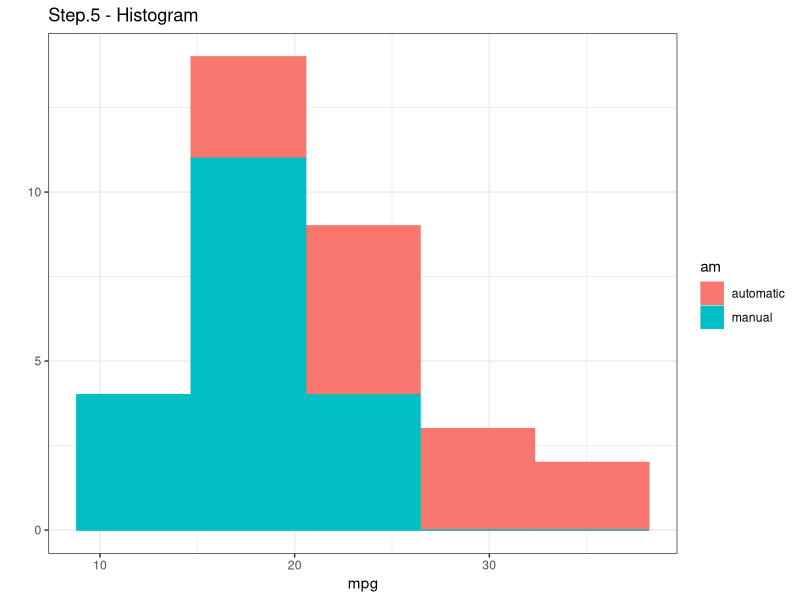
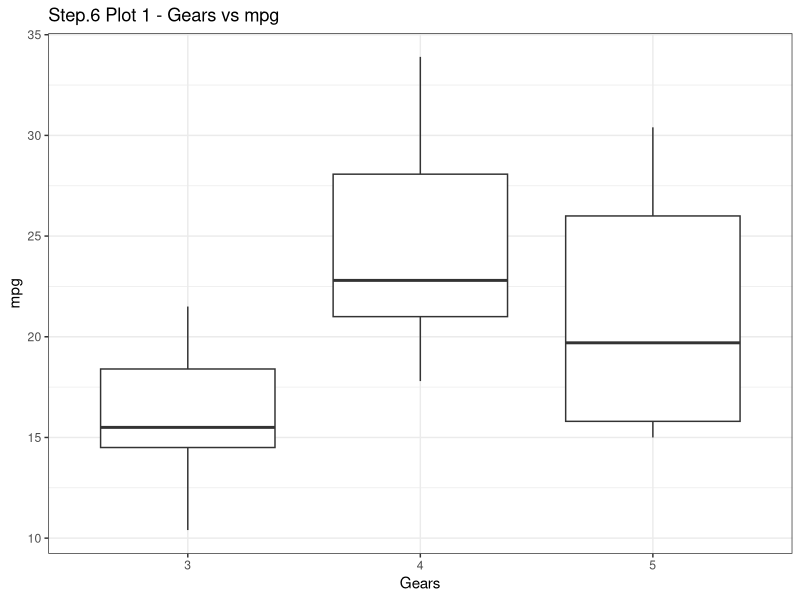
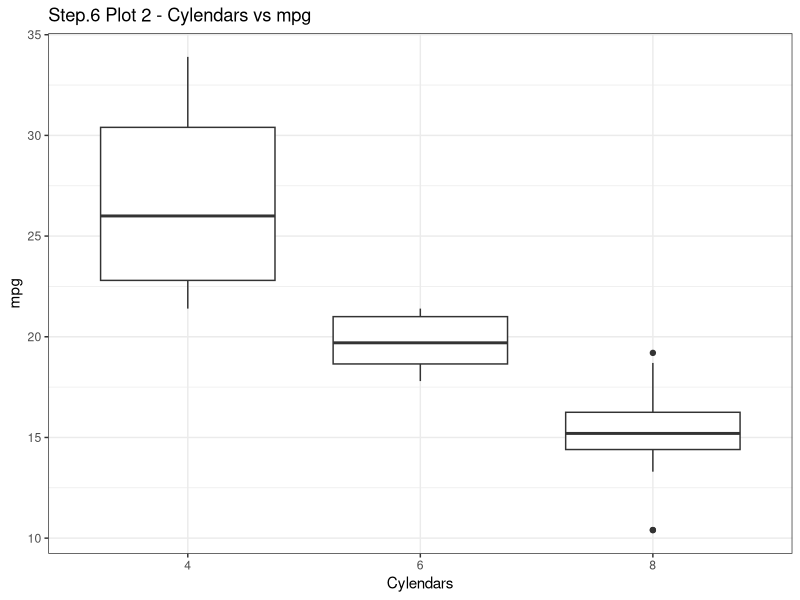
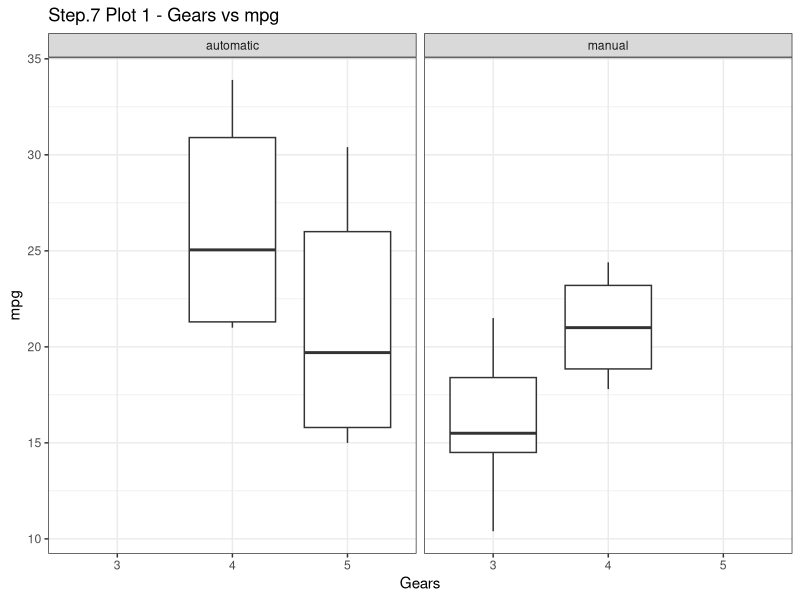
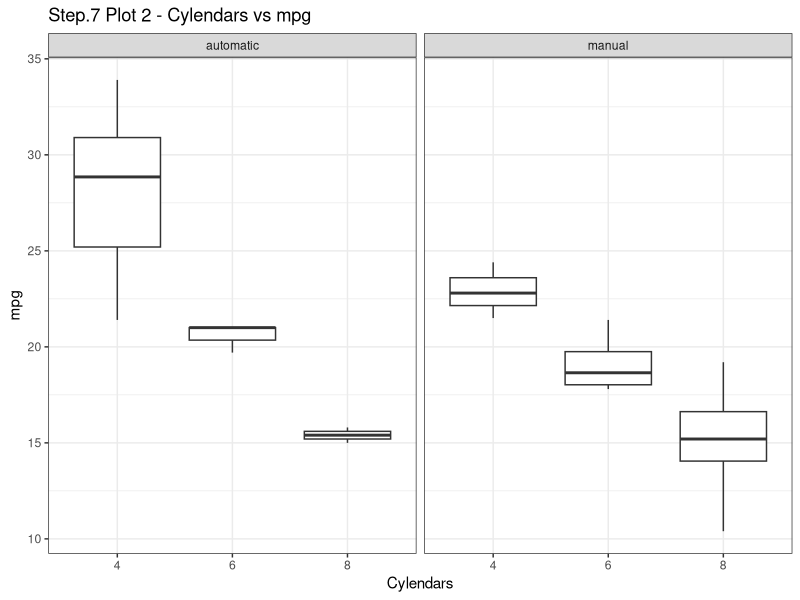
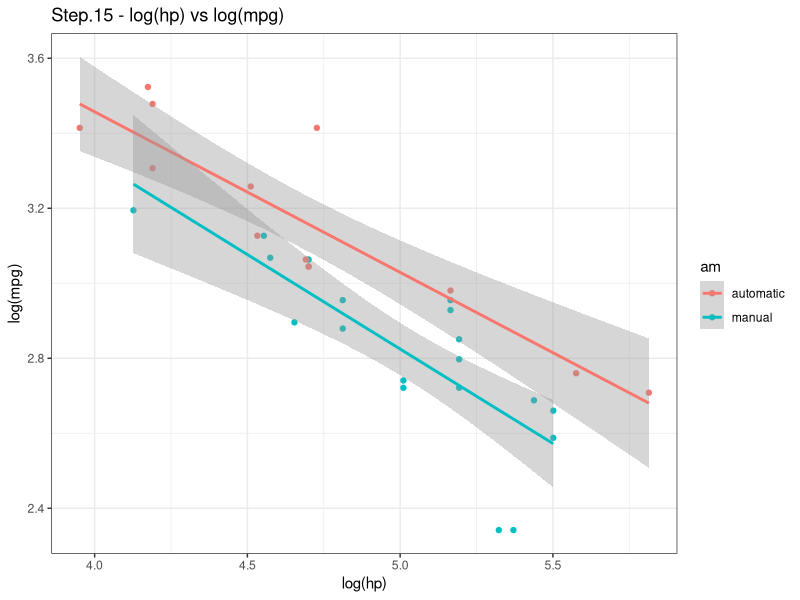
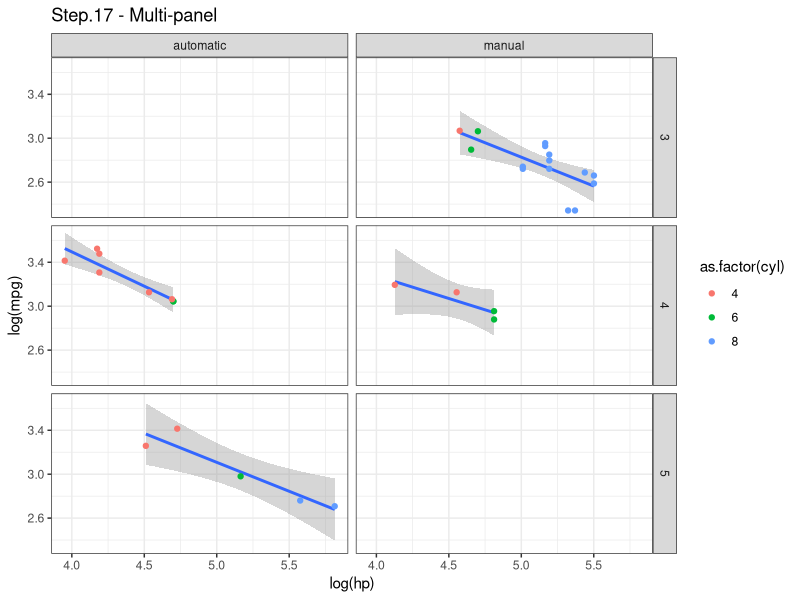

The R script that drew these images, in order:
#step 2
install.packages("ggplot2")
install.packages("grid")
#step 3
library(ggplot2)
data(mtcars)
#step 4
mtcars[mtcars$am==1,"am"] <- "automatic"
mtcars[mtcars$am==0,"am"] <- "manual"
#step 5
plot5=qplot(mpg, data=mtcars, geom="histogram", bins=5, fill=am, col=am,main="Step.5 - Histogram")+theme_bw()
#step 6
plot_6_1=qplot(as.factor(gear), mpg, data=mtcars, geom="boxplot",main="Step.6 Plot 1 - Gears vs mpg",xlab="Gears")+theme_bw()
plot_6_2=qplot(as.factor(cyl), mpg, data=mtcars, geom="boxplot",main="Step.6 Plot 2 - Cylendars vs mpg",xlab="Cylendars")+theme_bw()
#step 7
plot_7_1=qplot(as.factor(gear), mpg, data=mtcars, geom="boxplot",main="Step.7 Plot 1 - Gears vs mpg",xlab="Gears")+theme_bw()+facet_wrap(~am)
plot_7_2=qplot(as.factor(cyl), mpg, data=mtcars, geom="boxplot",main="Step.7 Plot 2 - Cylendars vs mpg",xlab="Cylendars")+theme_bw()+facet_wrap(~am)
#step 8
plot8=qplot(hp, mpg, data=mtcars, geom="point")+theme_bw()
#step 9
plot9=plot8+geom_smooth()
#step10
plot10=qplot(log(hp), log(mpg), data=mtcars)+geom_smooth()+theme_bw()
#step11
plot11=qplot(log(hp), log(mpg), data=mtcars)+geom_smooth(method="lm")+theme_bw()
#step 12
plot12=plot11+facet_wrap(~am)+theme_bw()
#step 15
plot_15=qplot(log(hp), log(mpg), data=mtcars, col=am,main="Step.15 - log(hp) vs log(mpg)")+geom_smooth(method="lm")+theme_bw()
#step 17
mpg_hp_gear_trans_cyl = qplot(log(hp), log(mpg), data=mtcars, geom="blank",main="Step.17 - Multi-panel")+facet_grid(gear~am) 
plot_17=mpg_hp_gear_trans_cyl+geom_smooth(method="lm")+geom_point(aes(color=as.factor(cyl)))+theme_bw()
pdf("WANG_Ex1.pdf")
plot5
plot_6_1
plot_6_2
plot_7_1
plot_7_2
plot_15
plot_17
dev.off()
